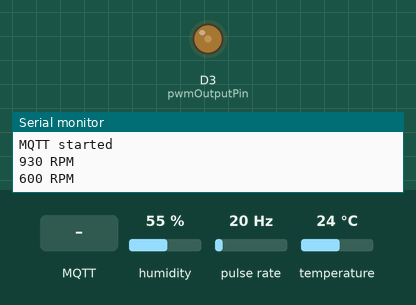
Recording of a sketch running on a simulated ESP8266 (Wemos D1 mini). Shown: output pins drawn as LEDs (lit = HIGH), the last lines printed to the serial monitor. Wiring (inferred from the names in the program): pulse sensor: data D4. The inputs (shaded band) are chosen by the test bench; at power-on: humidity 55 %, pulse rate 20 Hz, temperature 24 °C. WiFi joins after 1.5 s; servers stay silent unless stated; no MQTT or app messages arrive unless stated.

Above: at 2.7 s.
2.8 s: MQTT message "90" arrives on the first subscribed topic
At 4.0 s:
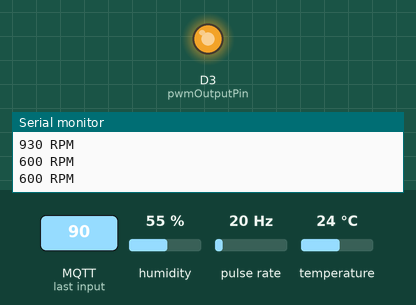
4.3 s: MQTT message "setFanSpeed" arrives on the first subscribed topic
At 5.2 s:
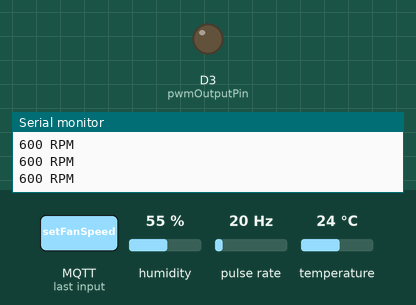
Timing chart, 0 to 7.3 s (numbered marks = the images above; inputs shaded):
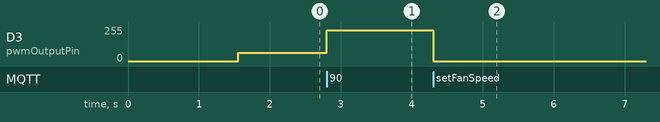

The sketch:

ESPFanControl.ino
```cpp
#include <DHTesp.h>
#include <ESP8266WiFi.h>
#include <PubSubClient.h>
#include <WiFiClient.h>

//// MQTT Config
String mqttServer = "<IP>";
String mqttMasterTopic = "Haus/Buero/ESPFanControl/";
int mqttPort = 1883;

// Wifi Config
const char *ssid = "";
const char *password = "";

volatile int interruptCounter; //counter use to detect hall sensor in fan
int lastRPM;
int RPM; //variable used to store computed value of fan RPM
unsigned long previousmills;
unsigned long previousmillsTemp;
int currentPrecent = 0;
int targetPrecent = 25;
int lastPrecent;
float temp;
float lastTemp;
float humidity;
float lastHumidity;

#define pwmOutputPin D3
#define tachoPin D4
#define calculationPeriod 1000 //Number of milliseconds over which to interrupts
#define DHTTYPE DHT22
#define DHTGROUND D6
const int DHTPin = D7;

WiFiClient espClient;
PubSubClient client(espClient);
DHTesp dht;

void setup()
{
	Serial.begin(115200);

	previousmills = 0;
	interruptCounter = 0;
	lastRPM = 1;
	RPM = 0;

	analogWriteFreq(25000);
	pinMode(tachoPin, INPUT_PULLUP);
	pinMode(pwmOutputPin, OUTPUT);
	pinMode(DHTGROUND, OUTPUT);

	digitalWrite(DHTGROUND, LOW);

	attachInterrupt(tachoPin, handleInterrupt, RISING);

	while (WiFi.waitForConnectResult() != WL_CONNECTED)
	{
		WiFi.begin(ssid, password);
		Serial.println("WiFi failed, retrying.");
	}

	client.setServer(mqttServer.c_str(), mqttPort);
	client.setCallback(callback);
	Serial.println(F("MQTT started"));

	dht.setup(DHTPin, DHTesp::DHT22);
}

void loop()
{
	if (!client.connected())
	{
		MqttReconnect();
	}
	client.loop();

	if ((millis() - previousmills) > calculationPeriod)
	{
		detachInterrupt(tachoPin);
		computeFanSpeed();
		displayFanSpeed();
		if (RPM != lastRPM)
		{
			client.publish((mqttMasterTopic + "fanRPM").c_str(), String(RPM).c_str());
			lastRPM = RPM;
		}

		if (currentPrecent != lastPrecent)
		{
			client.publish((mqttMasterTopic + "fanSpeed").c_str(), String(targetPrecent).c_str());
			lastPrecent = currentPrecent;
		}

		previousmills = millis();
		interruptCounter = 0;
		attachInterrupt(tachoPin, handleInterrupt, RISING);
	}

	if (targetPrecent != currentPrecent)
	{
		analogWrite(pwmOutputPin, CalcPWM(targetPrecent));
		currentPrecent = targetPrecent;
	}

	if ((millis() - previousmillsTemp) > 10 * 1000)
	{
		client.publish((mqttMasterTopic + "temperature").c_str(), String(dht.getTemperature()).c_str());
		client.publish((mqttMasterTopic + "humidity").c_str(), String(dht.getHumidity()).c_str());
		previousmillsTemp = millis();
	}
}

void ICACHE_RAM_ATTR handleInterrupt()
{ //This is the function called by the interrupt
	interruptCounter++;
}

void computeFanSpeed()
{
	//interruptCounter counts 2 pulses per revolution of the fan over a one second period
	RPM = (0.5) * (interruptCounter / (calculationPeriod / 1000)) * 60;
}

void displayFanSpeed()
{
	Serial.print(RPM, DEC); //Prints the computed fan speed to the serial monitor
	Serial.println(" RPM"); //Prints " RPM" and a new line to the serial monitor
}

int CalcPWM(int precent)
{
	return map(targetPrecent, 0, 100, 0, 1023);
}

void callback(char *topic, byte *payload, unsigned int length)
{
	payload[length] = '\0';
	String s_payload = String((char *)payload);
	String channel = String(topic);
	channel.replace(mqttMasterTopic, "");

	if (channel.equals("setFanSpeed"))
	{
		targetPrecent = s_payload.toInt();
	}
}

String GetChipID()
{
	return String(ESP.getChipId());
}

void MqttReconnect()
{
	// Loop until we're reconnected
	while (!client.connected())
	{
		// Attempt to connect
		if (client.connect(("ESPFanControl_" + GetChipID()).c_str()))
		{
			// ... and resubscribe
			client.subscribe((mqttMasterTopic + "setFanSpeed").c_str());
			// ... and publish
			client.publish((mqttMasterTopic + "chipid").c_str(), GetChipID().c_str(), true);
			client.publish((mqttMasterTopic + "ip").c_str(), WiFi.localIP().toString().c_str(), true);
		}
		else
		{
			// Wait 5 seconds before retrying
			delay(5000);
		}
	}
}
```

Measured:
- after the input at 2.8 s, D3 (pwmOutputPin): 63/255 → 229/255 at once
- after the input at 4.3 s, D3 (pwmOutputPin): 229/255 → 0/255 at once
